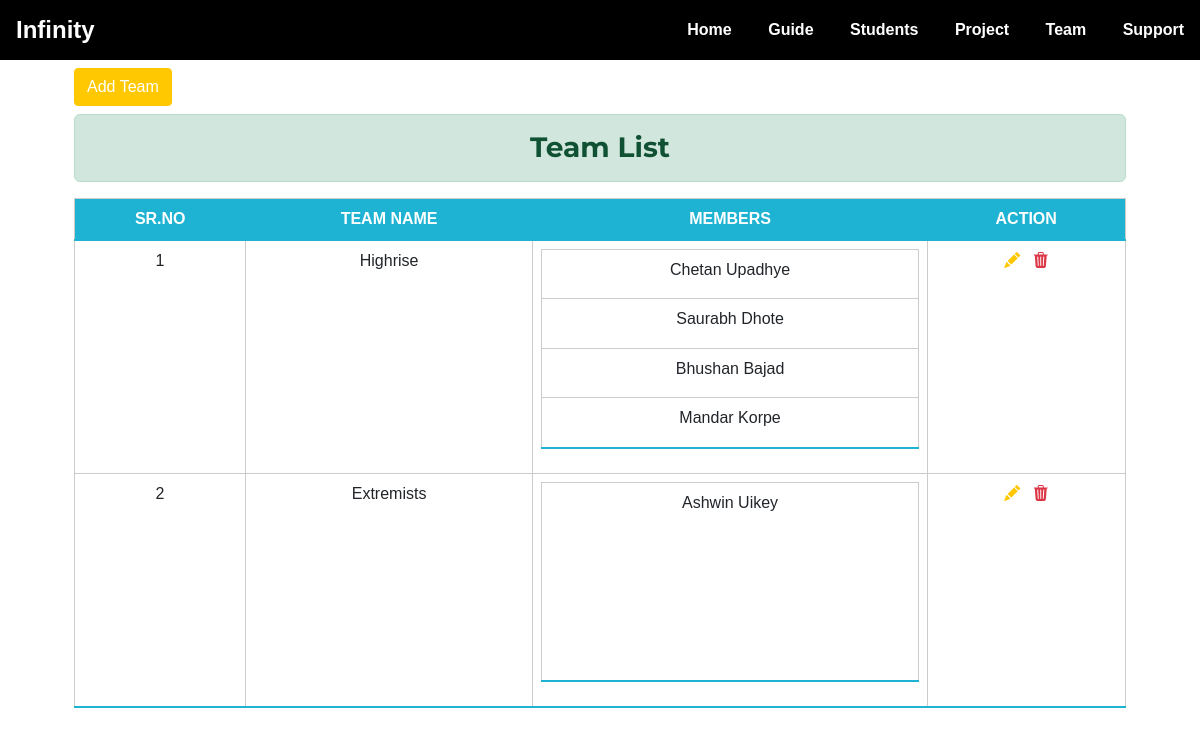
Before: /team/ with the older database file.
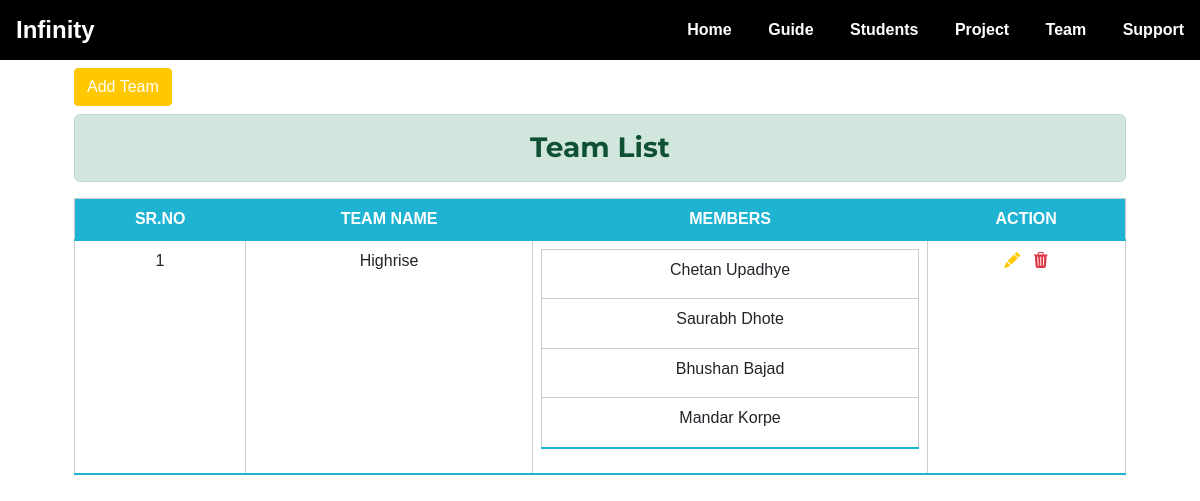
After: the same page with the newer database file.
### team/models.py (models this page shows, shortened)
class Team(models.Model):
    team_name = models.CharField(max_length=200)
    member1 = models.ForeignKey(
        Student, on_delete=models.CASCADE, related_name="member1")
    member2 = models.ForeignKey(
        Student, on_delete=models.CASCADE, related_name="member2", blank=True, null=True)
    member3 = models.ForeignKey(
        Student, on_delete=models.CASCADE, related_name="member3", blank=True, null=True)
    member4 = models.ForeignKey(
        Student, on_delete=models.CASCADE, related_name="member4", blank=True, null=True)
    team_leader = models.ForeignKey(
        Student, on_delete=models.CASCADE, related_name="leader")

### student/models.py (models this page shows)
class Student(models.Model):
    gr_no = models.CharField(max_length=20)
    student_name = models.CharField(max_length=200)
    student_div = models.CharField(max_length=10, choices=DIV)
    student_branch = models.CharField(max_length=200, choices=DEPARTMENT)
    student_roll = models.CharField(max_length=10)
    student_email = models.EmailField()
    student_mobile = models.CharField(max_length=20)
    def __str__(self):
        return self.student_name

### team/views.py (the view)
# urls.py: path('', views.team_list, name="team_list"),
def team_list(request):
    teams = Team.objects.all()
    context = {'teams': teams}
    return render(request, 'team/team.html', context)

### team/templates/team/team.html (shortened to what this page needs)
{% extends 'home/base.html' %}
{% load static %}
{% block content %}
<div class="container">
    <div class="row m-2">
        <div class="col-md">
            <a href="{% url 'team:add_team' %}" class="btn btn-primary">Add Team</a>
        </div>
    </div>
    <div class="row m-2">
        <div class="col-md">
            <h3 class="alert alert-success text-center">Team List</h3>
            <div class="table-responsive">
                <table class="table">
                    <thead>
                        <tr>
                            <th>Sr.No</th>
                            <th>Team Name</th>
                            <th>Members</th>
                            <th>Action</th>
                        </tr>
                    </thead>
                    <tbody>
                        {% for team in teams %}
                        <tr>
                            <td>{{ forloop.counter }}</td>
                            <td>{{team.team_name}}</td>
                            <td>
                                <table class="table">
                                    <tr>
                                        <td>{{team.member1}}</td>
                                    </tr>
                                    {% if team.member2 %}
                                    <tr>
                                        <td>{{team.member2}}</td>
                                    </tr>
                                    {% endif %}
                                    {% if team.member3 %}
                                    <tr>
                                        <td>{{team.member3}}</td>
                                    </tr>
                                    {% endif %}
                                    {% if team.member4 %}
                                    <tr>
                                        <td>{{team.member4}}</td>
                                    </tr>
                                    {% endif %}
                                </table>
                            </td>
                            <td>
                                <a href="{% url 'team:update_team' team.id %}" class="edit me-2" title="Edit"
                                    data-toggle="tooltip"><i class="bi bi-pencil-fill"></i></a>
                                <a href="{% url 'team:delete_team' team.id %}" class="delete text-danger" title="Delete"
                                    data-toggle="tooltip"><i class="bi bi-trash3-fill"></i></a>
                            </td>
                        </tr>
                        {% endfor %}
                    </tbody>
                </table>
            </div>
        </div>
    </div>
</div>
{% endblock content %}

Changed rows visible on the page:
removed Team: team_name "Extremists", member1 "Ashwin Uikey"
